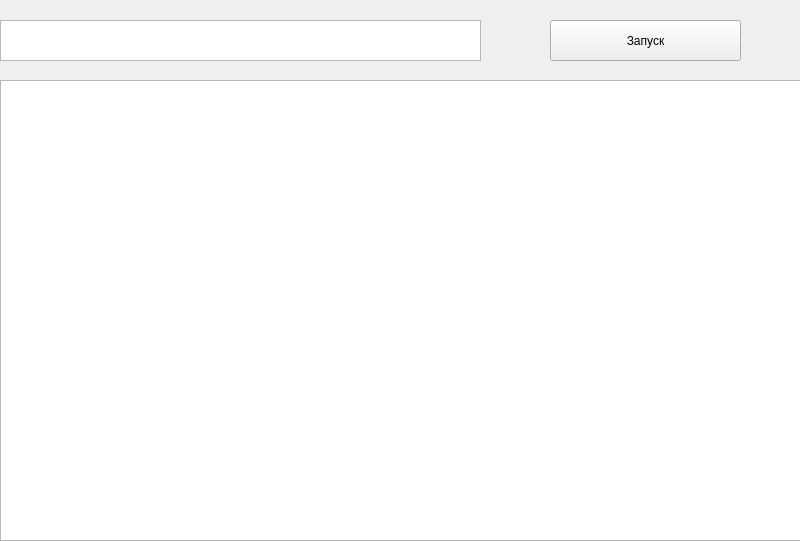
<?xml version="1.0" encoding="UTF-8"?>
<ui version="4.0">
 <class>MainWindow</class>
 <widget class="QMainWindow" name="MainWindow">
  <property name="geometry">
   <rect>
    <x>0</x>
    <y>0</y>
    <width>800</width>
    <height>541</height>
   </rect>
  </property>
  <property name="windowTitle">
   <string>MainWindow</string>
  </property>
  <widget class="QWidget" name="centralwidget">
   <widget class="QTableWidget" name="tableWidget">
    <property name="geometry">
     <rect>
      <x>0</x>
      <y>80</y>
      <width>801</width>
      <height>461</height>
     </rect>
    </property>
   </widget>
   <widget class="QTextEdit" name="textEdit">
    <property name="geometry">
     <rect>
      <x>0</x>
      <y>20</y>
      <width>481</width>
      <height>41</height>
     </rect>
    </property>
   </widget>
   <widget class="QPushButton" name="pb_run">
    <property name="geometry">
     <rect>
      <x>550</x>
      <y>20</y>
      <width>191</width>
      <height>41</height>
     </rect>
    </property>
    <property name="text">
     <string>Запуск</string>
    </property>
   </widget>
  </widget>
 </widget>
 <resources/>
 <connections/>
</ui>
